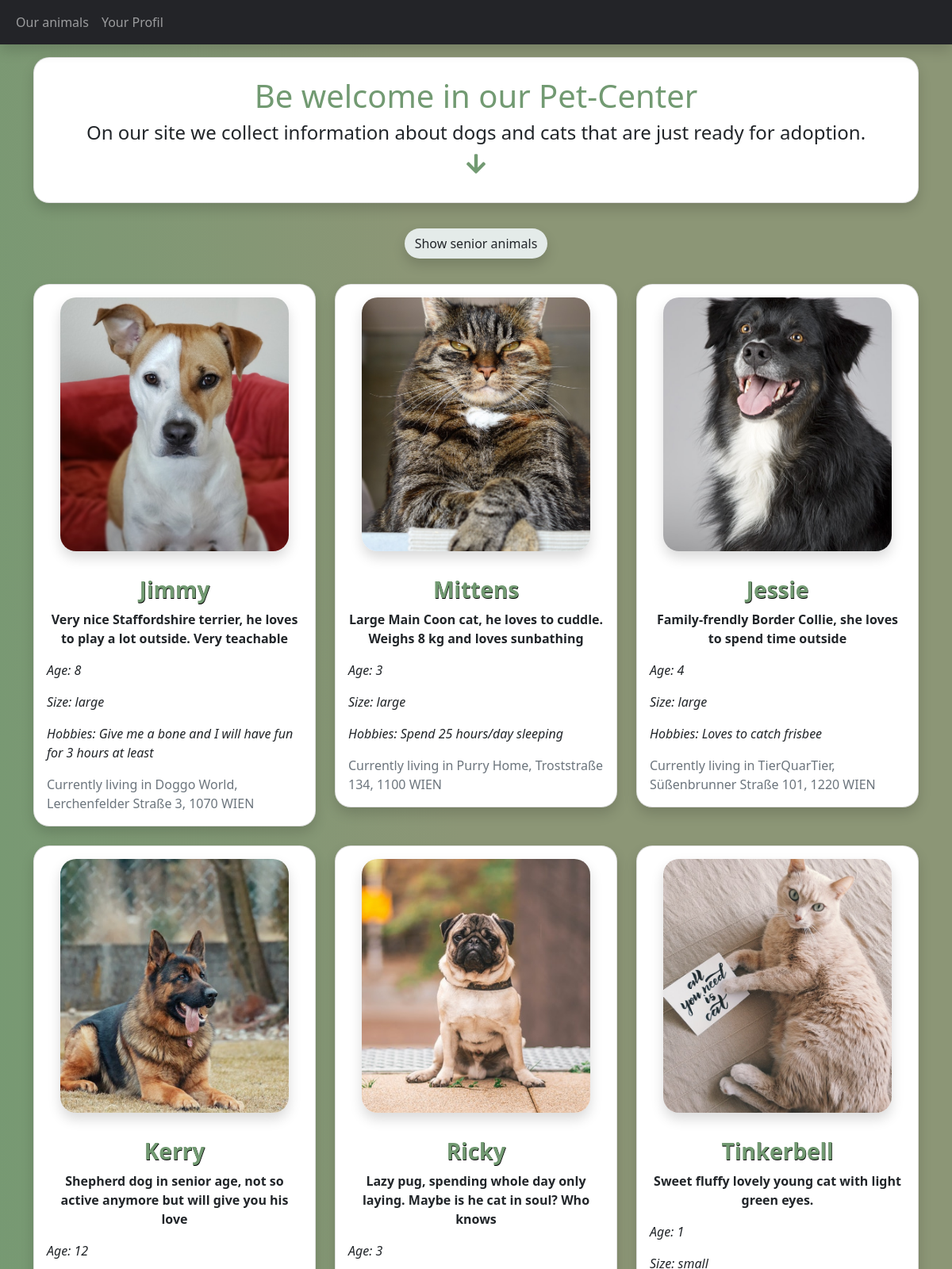
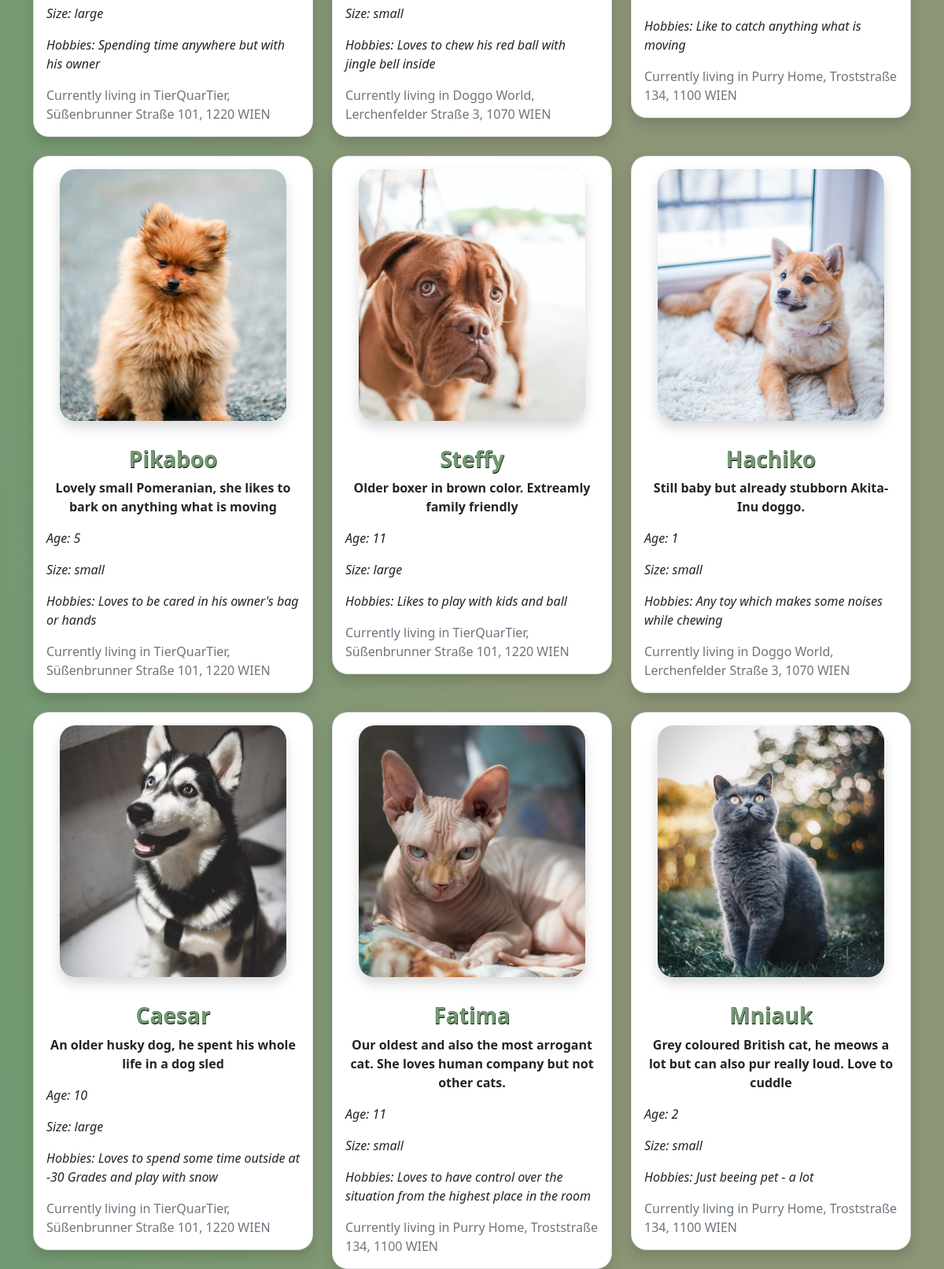
The app's page /CodeReview11/home.php with its own data (2 pictures, top to bottom).
### tables this page shows
CREATE TABLE `animals` (
  `id` int(11) NOT NULL,
  `breed` varchar(255) NOT NULL,
  `name` varchar(255) NOT NULL,
  `image` varchar(255) NOT NULL,
  `description` varchar(255) NOT NULL,
  `location` varchar(255) NOT NULL,
  `hobbies` varchar(255) NOT NULL,
  `age` int(11) NOT NULL,
  `size` varchar(255) NOT NULL
);

### CodeReview11/home.php (the view, shortened to what this page needs)
<?php
$nav='';
if (!isset($_SESSION['adm']) && !isset($_SESSION['user'])) {
   $nav = ' <li class="nav-item">
          <a class="nav-link" aria-current="page" href="home.php">Our animals</a>
        </li>
        <li class="nav-item">
          <a class="nav-link" href="login.php">Your Profil</a>
        </li>';
}
require_once 'components/db_connect.php' ;
$sql = "SELECT * FROM animals";
$result = mysqli_query($connect ,$sql);
$card='';
if(mysqli_num_rows($result)  > 0) {
    while($row = mysqli_fetch_array($result, MYSQLI_ASSOC)){
       $card .= '<div class="col">
                        <div class="card shadow">
                            <img src="pictures/'. $row["image"] . '" class="card-img-top my-3 shadow" alt="...">
                            <div class="card-body">
                                <h5 class="card-title fw-bolder text-center fs-3">'. $row["name"]. '</h5>
                                <p class="card-text fw-bold text-center">'. $row["description"] .'</p>
                                <p class="card-text fst-italic">Age: '. $row["age"] .'</p>
                                <p class="card-text fst-italic">Size: '. $row["size"] .'</p>
                                <p class="card-text fst-italic">Hobbies: '. $row["hobbies"] .'</p>
                                <p class="card-text text-muted">Currently living in  '. $row["location"].'</p>
                            </div>
                        </div>
                </div>';
                };
    }
?>
<!DOCTYPE html>
<html lang="en" >
<head>
   <link rel="stylesheet" href="//use.fontawesome.com/releases/v5.0.7/css/all.css">
   <?php require_once 'components/boot.php'  ?>
</head>
</head>
<body>
<nav class="navbar navbar-expand navbar-dark mb-3 sticky-top shadow">
  <div class="container-fluid">
    <div class="collapse navbar-collapse" id="navbarNav">
      <ul class="navbar-nav">
      <?= $nav;?>
        </ul>
    </div>
  </div>
</nav>
        <div class="container">
            <div class="card text-center p-4 shadow">
                <h1>Be welcome in our Pet-Center</h1>
                <h4>On our site we collect information about dogs and cats that are just ready for adoption.</h4>
                <h3><i class="fas fa-arrow-down"></i></h3>
            </div>
            <div class='show'>
                <a href= "senior.php"><button class='btn btn-show shadow'type="button">Show senior animals</button></a>
            </div>
                <div class="row row-cols-1 row-cols-md-2 row-cols-lg-3 g-4">
                    <?= $card;?>
                </div>
        </div>
</body>
</html>

### CodeReview11/components/boot.php (shortened to what this page needs)
<link href="https://cdn.jsdelivr.net/npm/bootstrap@5.0.0-beta1/dist/css/bootstrap.min.css"  rel="stylesheet">

### CodeReview11/home.php (style rules this page uses)
.card-img-top { margin: 0 auto; width: 18rem; height: 20rem; object-fit:cover; border-radius: 20px; }
.card { border-radius: 20px; }
.navbar { background-color: #232428; }
body { background: rgb(140,150,118); background: linear-gradient(265deg, rgba(140,150,118,1) 48%, rgba(114,154,114,1) 100%); }
.btn-show { background-color: #e4ebe9; border-radius: 20px; transition: all .2s ease-in-out; }
.show { text-align: center; margin: 2rem 0; }
h1, h3 { color: #729a72; }
h5 { color: #729a72; text-shadow: 0.5px 0.5px #000000; }

### records on screen
animals: image (picture), name "Jimmy", description "Very nice Staffordshire terrier, he loves to play a lot outside. Very teachable", age "8", size "large", hobbies "Give me a bone and I will have fun for 3 hours at least", location "Doggo World, Lerchenfelder Straße 3, 1070 WIEN"
animals: image (picture), name "Mittens", description "Large Main Coon cat, he loves to cuddle. Weighs 8 kg and loves sunbathing", age "3", size "large", hobbies "Spend 25 hours/day sleeping", location "Purry Home, Troststraße 134, 1100 WIEN"
animals: image (picture), name "Jessie", description "Family-frendly Border Collie, she loves to spend time outside", age "4", size "large", hobbies "Loves to catch frisbee", location "TierQuarTier, Süßenbrunner Straße 101, 1220 WIEN"
animals: image (picture), name "Kerry", description "Shepherd dog in senior age, not so active anymore but will give you his love", age "12", size "large", hobbies "Spending time anywhere but with his owner", location "TierQuarTier, Süßenbrunner Straße 101, 1220 WIEN"
animals: image (picture), name "Ricky", description "Lazy pug, spending whole day only laying. Maybe is he cat in soul? Who knows", age "3", size "small", hobbies "Loves to chew his red ball with jingle bell inside", location "Doggo World, Lerchenfelder Straße 3, 1070 WIEN"
animals: image (picture), name "Tinkerbell", description "Sweet fluffy lovely young cat with light green eyes.", age "1", size "small", hobbies "Like to catch anything what is moving", location "Purry Home, Troststraße 134, 1100 WIEN"
animals: image (picture), name "Pikaboo", description "Lovely small Pomeranian, she likes to bark on anything what is moving", age "5", size "small", hobbies "Loves to be cared in his owner's bag or hands", location "TierQuarTier, Süßenbrunner Straße 101, 1220 WIEN"
animals: image (picture), name "Steffy", description "Older boxer in brown color. Extreamly family friendly", age "11", size "large", hobbies "Likes to play with kids and ball", location "TierQuarTier, Süßenbrunner Straße 101, 1220 WIEN"
animals: image (picture), name "Hachiko", description "Still baby but already stubborn Akita-Inu doggo.", age "1", size "small", hobbies "Any toy which makes some noises while chewing", location "Doggo World, Lerchenfelder Straße 3, 1070 WIEN"
animals: image (picture), name "Caesar", description "An older husky dog, he spent his whole life in a dog sled", age "10", size "large", hobbies "Loves to spend some time outside at -30 Grades and play with snow", location "TierQuarTier, Süßenbrunner Straße 101, 1220 WIEN"
animals: image (picture), name "Fatima", description "Our oldest and also the most arrogant cat. She loves human company but not other cats.", age "11", size "small", hobbies "Loves to have control over the situation from the highest place in the room", location "Purry Home, Troststraße 134, 1100 WIEN"
animals: image (picture), name "Mniauk", description "Grey coloured British cat, he meows a lot but can also pur really loud. Love to cuddle", age "2", size "small", hobbies "Just beeing pet - a lot", location "Purry Home, Troststraße 134, 1100 WIEN"
